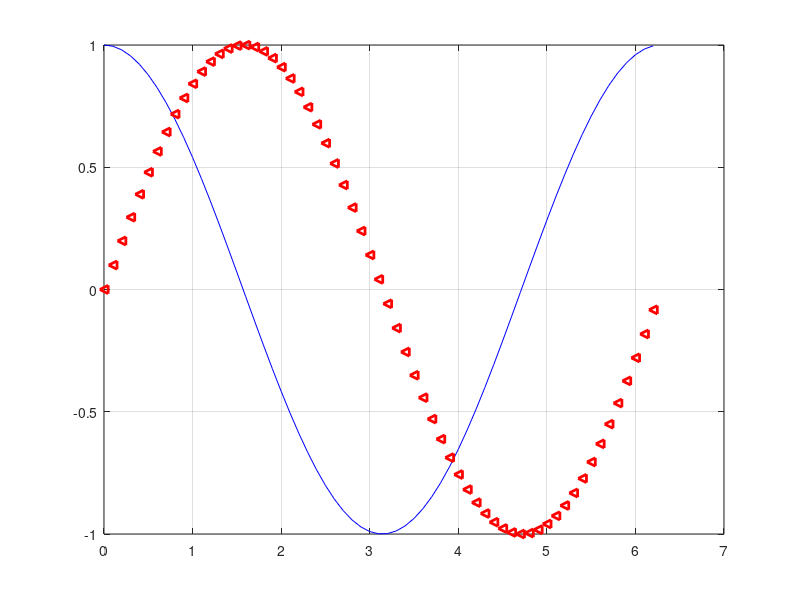

Source code (MATLAB): (Note: this script raises an error after producing the figure.)
% Define values for x, y1, and y2
x  = 0: .1 : 2*pi;
y1 = cos(x);
y2 = sin(x);
% Plot y1 vs. x (blue, solid) and y2 vs. x (red, dashed)
figure
% 'bo' 'r+' 'g^'
plot(x, y1, 'b', x, y2, 'r<', 'LineWidth', 2)

grid on % Turn on the grid
% Set the axis limits
%axis([0 2*pi -1.5 1.5]) % axis( [ x_min , x_max, y_min, y_max ])
ax = gca; % current axes
ax.FontSize = 12;
ax.TickDir = 'in'; % or 'out'
ax.TickLength = [0.02 0.02];% this sets the length of tick markers
% set(gca,'TickLength',[0.01, 0.01])
ax.YLim = [-2 2];


% Add title and axis labels
title('Trigonometric Functions')
% Add a multi-line title
%title({'line1', 'line2'})

xlabel('angle')
ylabel('sin(x) and cos(x)')
names = ["name1","name2"]
legend(names, 'Location', 'NorthWest')

% Use dateticks for the x axis
%datetick('x')
%limits = [datetime(2012,7,1) datetime(2012,8,31)];
%xlim(limits)


% line style: -  --  :  -.

% marker style: 
%o  +  *  .  x  s(square)  d(diamond)  ^  v  >  <  p(pentagon) h(hexagon)

% color
% y m c r g b w k ...


